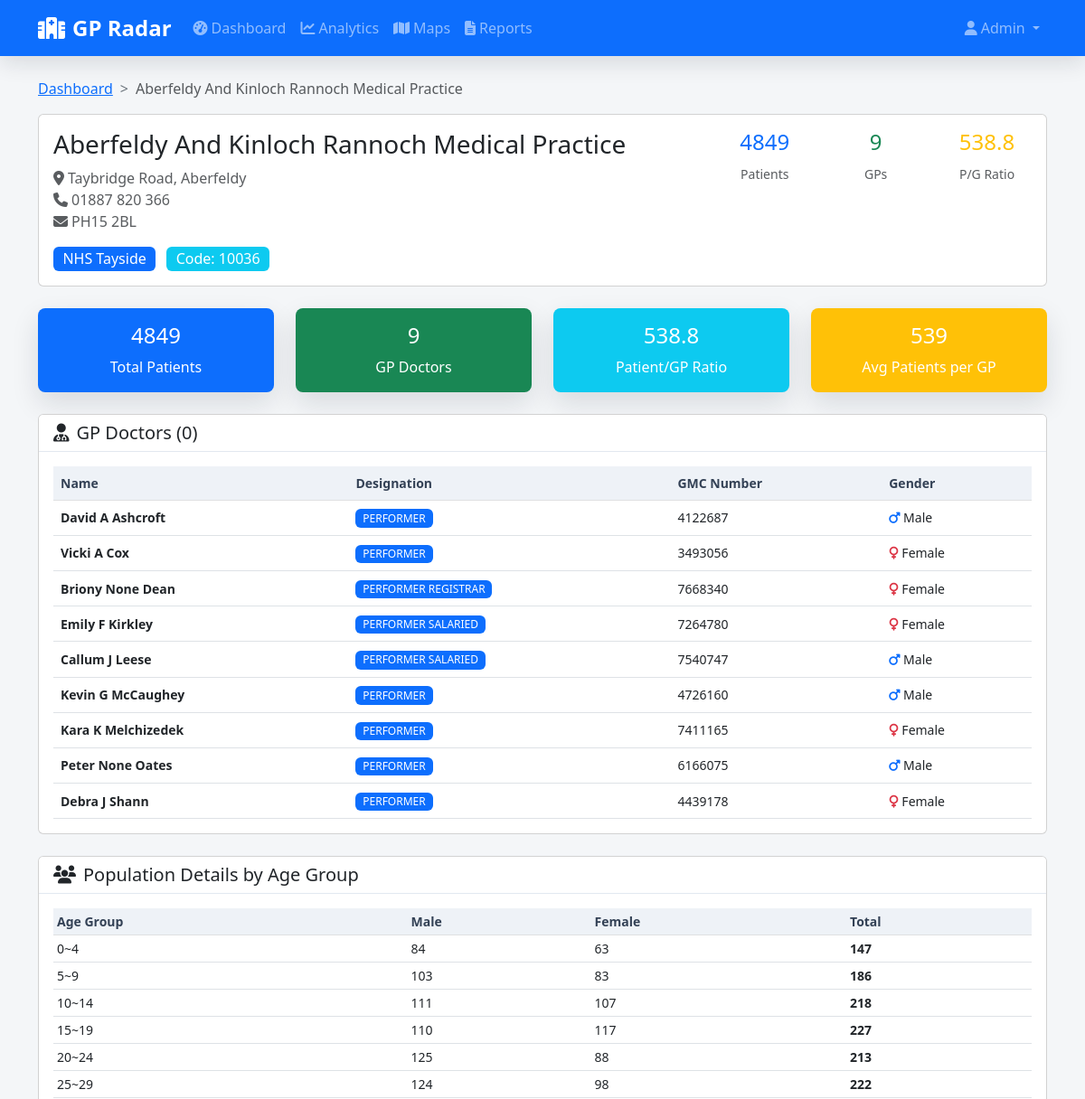
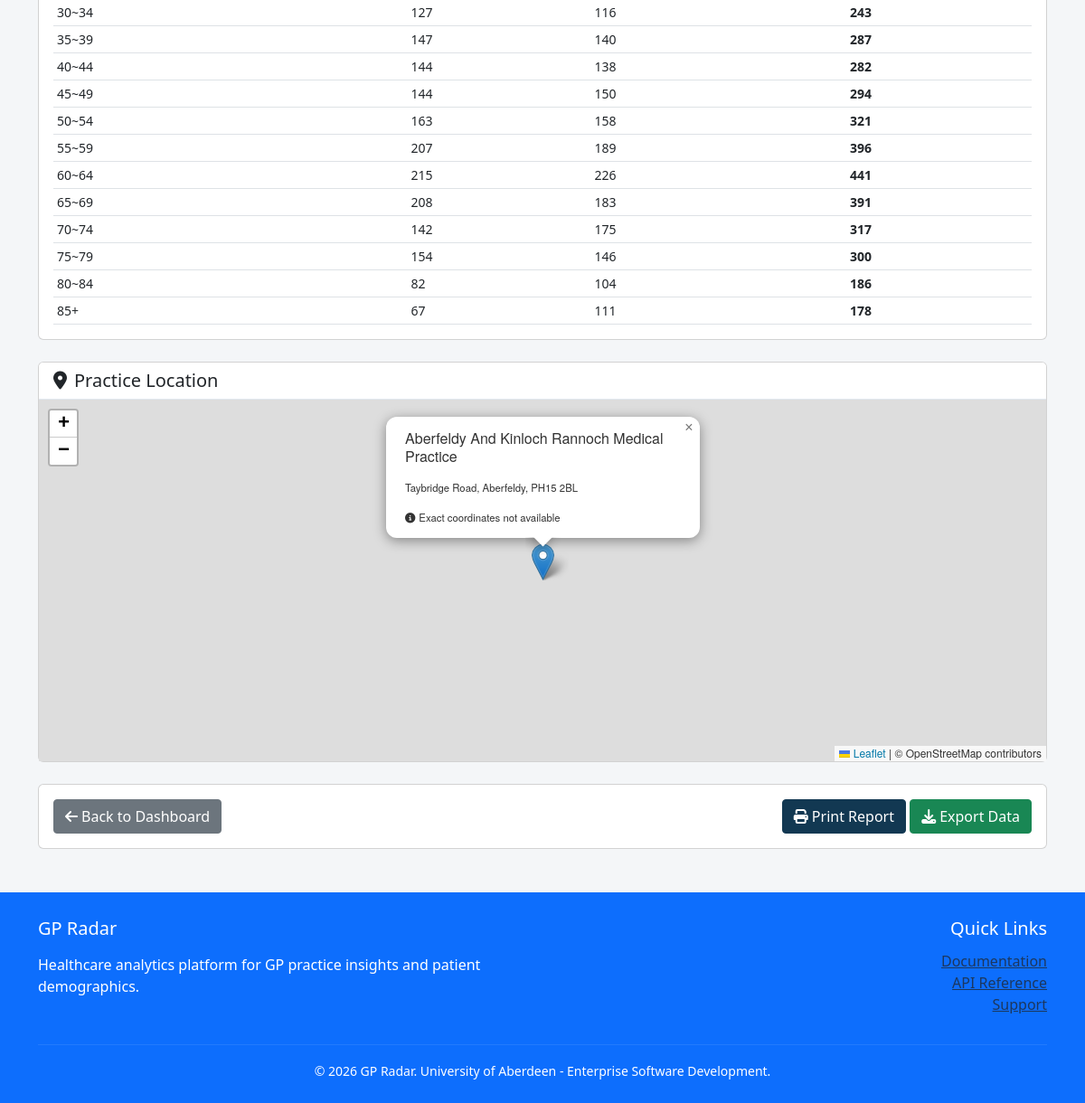
The page /practices/10036/ on the database its author committed (2 pictures, top to bottom).
### catalog/models.py (models this page shows, shortened)
class GPPractices(models.Model):
    practice_code = models.CharField(max_length=10, primary_key=True)
    name = models.CharField(max_length=200)
    list_size = models.IntegerField()
    address = models.CharField(max_length=300)
    postcode = models.CharField(max_length=10)
    telephone = models.CharField(max_length=20)
    health_board = models.CharField(max_length=100)
    latitude = models.FloatField(null=True, blank=True)
    longitude = models.FloatField(null=True, blank=True)
    class Meta:
        ordering = ["name"]

class GPPractitioners(models.Model):
    medical_council_number = models.CharField(max_length=10, primary_key=True)
    forename = models.CharField(max_length=100)
    middle_initial = models.CharField(max_length=10, null=True, blank=True)
    surname = models.CharField(max_length=100)
    sex = models.CharField(max_length=50, null=True, blank=True)
    class Meta:
        ordering = ["surname", "forename"]

class GPDetails(models.Model):
    gp_code = models.ForeignKey('GPPractitioners', on_delete=models.CASCADE, related_name="practice_links")
    practice = models.ForeignKey('GPPractices', on_delete=models.CASCADE, related_name="gp_links")
    designation = models.CharField(max_length=100)
    class Meta:
        unique_together = ["gp_code", "practice"]
        ordering = ["gp_code__surname", "gp_code__forename"]

### core/views.py (the view)
# urls.py: path("<int:id>/", views.get_Practice, name="get_Practice"),
def get_Practice(request, id):
    try:
        practice = GPPractices.objects.get(practice_code=id)
    except GPPractices.DoesNotExist:
        raise Http404("GPPractice does not exist")
    doctors = []
    details = GPDetails.objects.filter(practice=practice)
    for detail in details:
        doctors.append(detail.gp_code)
    patients = practice.list_size
    try:
        pat_doc_ratio = patients / len(doctors)
        pat_doc_ratio = round(pat_doc_ratio, 1)
    except:
        pat_doc_ratio = "N/A"
    designations = []
    for detail in details:
        designations.append(detail.designation)
    context = {
        "practice": practice,
        "doctor_num": len(doctors),
        "pat_doc_ratio": pat_doc_ratio,
        "doctors": zip(doctors, designations),
        "age_data": get_age_data(practice),
    }
    return render(request, "core/practice_detail.html", context)

### core/templates/core/practice_detail.html (shortened to what this page needs)
{% extends 'core/base.html' %}
{% load static %}
{% block content %}
  <nav aria-label="breadcrumb">
    <ol class="breadcrumb">
      <li class="breadcrumb-item">
        <a href="{% url 'table_practices' %}">Dashboard</a>
      </li>
      <li class="breadcrumb-item active">{{ practice.name }}</li>
    </ol>
  </nav>
  <div class="row mb-4">
    <div class="col-12">
      <div class="card">
        <div class="card-body">
          <div class="row">
            <div class="col-md-8">
              <h2 class="h3">{{ practice.name }}</h2>
              <p class="text-muted">
                <i class="fas fa-map-marker-alt me-1"></i>{{ practice.address }}
                <br />
                <i class="fas fa-phone me-1"></i>{{ practice.telephone }}
                <br />
                <i class="fas fa-envelope me-1"></i>{{ practice.postcode }}
              </p>
              <div class="mt-3">
                <span class="badge bg-primary fs-6">{{ practice.health_board }}</span>
                <span class="badge bg-info fs-6 ms-2">Code: {{ practice.practice_code }}</span>
              </div>
            </div>
            <div class="col-md-4 text-end">
              <div class="row text-center">
                <div class="col-4">
                  <h4 class="text-primary">{{ practice.list_size }}</h4>
                  <small class="text-muted">Patients</small>
                </div>
                <div class="col-4">
                  <h4 class="text-success">{{ doctor_num }}</h4>
                  <small class="text-muted">GPs</small>
                </div>
                <div class="col-4">
                  <h4 class="text-warning">{{ pat_doc_ratio }}</h4>
                  <small class="text-muted">P/G Ratio</small>
                </div>
              </div>
            </div>
          </div>
        </div>
      </div>
    </div>
  </div>
  <div class="row mb-4">
    <div class="col-md-3">
      <div class="card bg-primary text-white">
        <div class="card-body text-center">
          <h4>{{ practice.list_size }}</h4>
          <p class="card-text mb-0">Total Patients</p>
        </div>
      </div>
    </div>
    <div class="col-md-3">
      <div class="card bg-success text-white">
        <div class="card-body text-center">
          <h4>{{ doctor_num }}</h4>
          <p class="card-text mb-0">GP Doctors</p>
        </div>
      </div>
    </div>
    <div class="col-md-3">
      <div class="card bg-info text-white">
        <div class="card-body text-center">
          <h4>{{ pat_doc_ratio }}</h4>
          <p class="card-text mb-0">Patient/GP Ratio</p>
        </div>
      </div>
    </div>
    <div class="col-md-3">
      <div class="card bg-warning text-white">
        <div class="card-body text-center">
          <h4>
            {% if doctor_num > 0 %}
              {{ pat_doc_ratio|floatformat:0 }}
            {% else %}
              0
            {% endif %}
          </h4>
          <p class="card-text mb-0">Avg Patients per GP</p>
        </div>
      </div>
    </div>
  </div>
  <div class="row mb-4">
    <div class="col-12">
      <div class="card">
        <div class="card-header">
          <h5 class="mb-0">
            <i class="fas fa-user-md me-2"></i>GP Doctors ({{ gps|length }})
          </h5>
        </div>
        <div class="card-body">
          <div class="table-responsive">
            <table class="table table-hover">
              <thead class="table-light">
                <tr>
                  <th>Name</th>
                  <th>Designation</th>
                  <th>GMC Number</th>
                  <th>Gender</th>
                </tr>
              </thead>
              <tbody>
                {% for gp, designation in doctors %}
                  <tr>
                    <td>
                      <strong>{{ gp.forename }} {{ gp.middle_initial }} {{ gp.surname }}</strong>
                    </td>
                    <td>
                      <span class="badge {% if 'REGISTRAR' in gp.designation %}bg-warning{% else %}bg-primary{% endif %}">
                        {{ designation }}
                      </span>
                    </td>
                    <td>{{ gp.medical_council_number }}</td>
                    <td>
                      {% if gp.sex == 'Male' %}
                        <i class="fas fa-mars text-primary"></i> Male
                      {% elif gp.sex == 'Female' %}
                        <i class="fas fa-venus text-danger"></i> Female
                      {% else %}
                        <span class="text-muted">N/A</span>
                      {% endif %}
                    </td>
                  </tr>
                {% endfor %}
              </tbody>
            </table>
          </div>
        </div>
      </div>
    </div>
  </div>
  <div class="row mb-4">
    <div class="col-12">
      <div class="card">
        <div class="card-header">
          <h5 class="mb-0">
            <i class="fas fa-users me-2"></i>Population Details by Age Group
          </h5>
        </div>
        <div class="card-body">
          <div class="table-responsive">
            <table class="table table-sm">
              <thead class="table-light">
                <tr>
                  <th>Age Group</th>
                  <th>Male</th>
                  <th>Female</th>
                  <th>Total</th>
                </tr>
              </thead>
              <tbody>
                {% for age_group_data in age_data %}
                  <tr>
                    <td>{{ age_group_data.range }}</td>
                    <td>{{ age_group_data.male|default:0 }}</td>
                    <td>{{ age_group_data.female|default:0 }}</td>
                    <td>
                      <strong>{{ age_group_data.total|default:0 }}</strong>
                    </td>
                  </tr>
                {% endfor %}
              </tbody>
            </table>
          </div>
        </div>
      </div>
    </div>
  </div>
  <div class="row mb-4">
    <div class="col-12">
      <div class="card">
        <div class="card-header">
          <h5 class="mb-0">
            <i class="fas fa-map-marker-alt me-2"></i>Practice Location
          </h5>
        </div>
        <div class="card-body p-0">
          <div id="practiceMap" style="height: 400px"></div>
        </div>
      </div>
    </div>
  </div>
  <div class="row">
    <div class="col-12">
      <div class="card">
        <div class="card-body">
          <div class="d-flex justify-content-between">
            <div>
              <a href="{% url 'table_practices' %}" class="btn btn-secondary">
                <i class="fas fa-arrow-left me-1"></i>Back to Dashboard
              </a>
            </div>
            <div>
              <button class="btn btn-primary" onclick="printReport()">
                <i class="fas fa-print me-1"></i>Print Report
              </button>
              <button class="btn btn-success" onclick="exportPracticeData()">
                <i class="fas fa-download me-1"></i>Export Data
              </button>
            </div>
          </div>
        </div>
      </div>
    </div>
  </div>
{% endblock %}

### core/static/core/custom.css (style rules this page uses)
body { font-family: "Segoe UI", Tahoma, Geneva, Verdana, sans-serif; background-color: #f4f6f8; color: #24313d; }
.card-header { background-color: #fff; border-bottom: 1px solid #e2e8f0; font-weight: 600; }
.table { margin-bottom: 0; }
.table th { border-top: none; font-weight: 600; color: #334155; background-color: #eef2f7; }
.badge { font-size: 0.75rem; font-weight: 500; }
.btn { border-radius: 0.25rem; font-weight: 500; transition: all 0.15s ease-in-out; }
.btn-primary { background-color: #123852; border-color: #123852; }
.card.bg-primary, .card.bg-success, .card.bg-info, .card.bg-warning { border: none; border-radius: 0.5rem; box-shadow: 0 12px 30px rgba(15, 23, 42, 0.12); }
.card.bg-primary { background: #123852; }
.card.bg-success { background: #14745f; }
.card.bg-info { background: #256f8f; }
.card.bg-warning { background: #9a6a13; }
.breadcrumb { background-color: transparent; padding: 0; margin-bottom: 1rem; }
.breadcrumb-item + .breadcrumb-item::before { content: ">"; color: #6c757d; }
.table th { font-size: 0.875rem; font-weight: 600; white-space: nowrap; }
.table td { vertical-align: middle; font-size: 0.875rem; }

### rows shown on the page
GPPractices: name "Aberfeldy And Kinloch Rannoch Medical Practice", address "Taybridge Road, Aberfeldy", telephone "01887 820 366", postcode "PH15 2BL", health_board "NHS Tayside", practice_code "10036", list_size "4849"
GPPractitioners: forename "David", middle_initial "A", surname "Ashcroft", designation "PERFORMER", medical_council_number "4122687", sex "Male" (drawn)
GPPractitioners: forename "Vicki", middle_initial "A", surname "Cox", designation "PERFORMER", medical_council_number "3493056", sex "Female" (drawn)
GPPractitioners: forename "Briony", middle_initial "None", surname "Dean", designation "PERFORMER REGISTRAR", medical_council_number "7668340", sex "Female" (drawn)
GPPractitioners: forename "Emily", middle_initial "F", surname "Kirkley", designation "PERFORMER SALARIED", medical_council_number "7264780", sex "Female" (drawn)
GPPractitioners: forename "Callum", middle_initial "J", surname "Leese", designation "PERFORMER SALARIED", medical_council_number "7540747", sex "Male" (drawn)
GPPractitioners: forename "Kevin", middle_initial "G", surname "McCaughey", designation "PERFORMER", medical_council_number "4726160", sex "Male" (drawn)
GPPractitioners: forename "Kara", middle_initial "K", surname "Melchizedek", designation "PERFORMER", medical_council_number "7411165", sex "Female" (drawn)
GPPractitioners: forename "Peter", middle_initial "None", surname "Oates", designation "PERFORMER", medical_council_number "6166075", sex "Male" (drawn)
GPPractitioners: forename "Debra", middle_initial "J", surname "Shann", designation "PERFORMER", medical_council_number "4439178", sex "Female" (drawn)

### other values the page prints
{{ doctor_num }} "9"
{{ pat_doc_ratio }} "538.8"
{{ pat_doc_ratio|floatformat:0 }} "539"
{{ gps|length }} "0"
{{ age_group_data.range }} "0~4" "5~9" "10~14" "15~19" "20~24" "25~29" "30~34" "35~39" "40~44" "45~49" "50~54" "55~59" "60~64" "65~69" "70~74" "75~79" "80~84" "85+"
{{ age_group_data.male|default:0 }} "84" "103" "111" "110" "125" "124" "127" "147" "144" "144" "163" "207" "215" "208" "142" "154" "82" "67"
{{ age_group_data.female|default:0 }} "63" "83" "107" "117" "88" "98" "116" "140" "138" "150" "158" "189" "226" "183" "175" "146" "104" "111"
{{ age_group_data.total|default:0 }} "147" "186" "218" "227" "213" "222" "243" "287" "282" "294" "321" "396" "441" "391" "317" "300" "186" "178"
